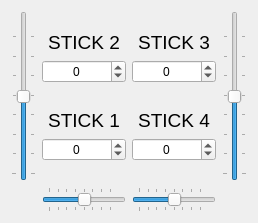
     <widget class="QWidget" name="tabTrims">
      <attribute name="title">
       <string>Trims</string>
      </attribute>
      <layout class="QGridLayout" name="gridLayout_5">
       <item row="0" column="0">
        <widget class="QSlider" name="slider_S2">
         <property name="minimum">
          <number>-127</number>
         </property>
         <property name="maximum">
          <number>127</number>
         </property>
         <property name="orientation">
          <enum>Qt::Vertical</enum>
         </property>
         <property name="invertedAppearance">
          <bool>false</bool>
         </property>
         <property name="invertedControls">
          <bool>false</bool>
         </property>
         <property name="tickPosition">
          <enum>QSlider::TicksBothSides</enum>
         </property>
         <property name="tickInterval">
          <number>32</number>
         </property>
        </widget>
       </item>
       <item row="0" column="1">
        <layout class="QGridLayout" name="gridLayout_3" rowstretch="1,0,0,1,0,0,1">
         <item row="2" column="0">
          <widget class="QSpinBox" name="spinBox_S2">
           <property name="alignment">
            <set>Qt::AlignCenter</set>
           </property>
           <property name="accelerated">
            <bool>true</bool>
           </property>
           <property name="minimum">
            <number>-127</number>
           </property>
           <property name="maximum">
            <number>127</number>
           </property>
          </widget>
         </item>
         <item row="5" column="0">
          <widget class="QSpinBox" name="spinBox_S1">
           <property name="alignment">
            <set>Qt::AlignCenter</set>
           </property>
           <property name="accelerated">
            <bool>true</bool>
           </property>
           <property name="minimum">
            <number>-127</number>
           </property>
           <property name="maximum">
            <number>127</number>
           </property>
          </widget>
         </item>
         <item row="6" column="0">
          <spacer name="horizontalSpacer">
           <property name="orientation">
            <enum>Qt::Horizontal</enum>
           </property>
           <property name="sizeHint" stdset="0">
            <size>
             <width>40</width>
             <height>20</height>
            </size>
           </property>
          </spacer>
         </item>
         <item row="3" column="0">
          <spacer name="horizontalSpacer_2">
           <property name="orientation">
            <enum>Qt::Horizontal</enum>
           </property>
           <property name="sizeHint" stdset="0">
            <size>
             <width>40</width>
             <height>20</height>
            </size>
           </property>
          </spacer>
         </item>
         <item row="0" column="0">
          <spacer name="horizontalSpacer_3">
           <property name="orientation">
            <enum>Qt::Horizontal</enum>
           </property>
           <property name="sizeHint" stdset="0">
            <size>
             <width>40</width>
             <height>20</height>
            </size>
           </property>
          </spacer>
         </item>
         <item row="4" column="0">
          <widget class="QLabel" name="Label_S1">
           <property name="font">
            <font>
             <pointsize>14</pointsize>
            </font>
           </property>
           <property name="text">
            <string>STICK 1</string>
           </property>
           <property name="alignment">
            <set>Qt::AlignCenter</set>
           </property>
          </widget>
         </item>
         <item row="1" column="0">
          <widget class="QLabel" name="Label_S2">
           <property name="font">
            <font>
             <pointsize>14</pointsize>
            </font>
           </property>
           <property name="text">
            <string>STICK 2</string>
           </property>
           <property name="alignment">
            <set>Qt::AlignCenter</set>
           </property>
          </widget>
         </item>
        </layout>
       </item>
       <item row="0" column="2">
        <layout class="QGridLayout" name="gridLayout_4" rowstretch="1,0,0,1,0,0,1">
         <item row="2" column="0">
          <widget class="QSpinBox" name="spinBox_S3">
           <property name="alignment">
            <set>Qt::AlignCenter</set>
           </property>
           <property name="accelerated">
            <bool>true</bool>
           </property>
           <property name="minimum">
            <number>-127</number>
           </property>
           <property name="maximum">
            <number>127</number>
           </property>
          </widget>
         </item>
         <item row="5" column="0">
          <widget class="QSpinBox" name="spinBox_S4">
           <property name="alignment">
            <set>Qt::AlignCenter</set>
           </property>
           <property name="accelerated">
            <bool>true</bool>
           </property>
           <property name="minimum">
            <number>-127</number>
           </property>
           <property name="maximum">
            <number>127</number>
           </property>
          </widget>
         </item>
         <item row="0" column="0">
          <spacer name="horizontalSpacer_4">
           <property name="orientation">
            <enum>Qt::Horizontal</enum>
           </property>
           <property name="sizeHint" stdset="0">
            <size>
             <width>40</width>
             <height>20</height>
            </size>
           </property>
          </spacer>
         </item>
         <item row="3" column="0">
          <spacer name="horizontalSpacer_5">
           <property name="orientation">
            <enum>Qt::Horizontal</enum>
           </property>
           <property name="sizeHint" stdset="0">
            <size>
             <width>40</width>
             <height>20</height>
            </size>
           </property>
          </spacer>
         </item>
         <item row="6" column="0">
          <spacer name="horizontalSpacer_6">
           <property name="orientation">
            <enum>Qt::Horizontal</enum>
           </property>
           <property name="sizeHint" stdset="0">
            <size>
             <width>40</width>
             <height>20</height>
            </size>
           </property>
          </spacer>
         </item>
         <item row="4" column="0">
          <widget class="QLabel" name="Label_S4">
           <property name="font">
            <font>
             <pointsize>14</pointsize>
            </font>
           </property>
           <property name="text">
            <string>STICK 4</string>
           </property>
           <property name="alignment">
            <set>Qt::AlignCenter</set>
           </property>
          </widget>
         </item>
         <item row="1" column="0">
          <widget class="QLabel" name="Label_S3">
           <property name="font">
            <font>
             <pointsize>14</pointsize>
            </font>
           </property>
           <property name="text">
            <string>STICK 3</string>
           </property>
           <property name="alignment">
            <set>Qt::AlignCenter</set>
           </property>
          </widget>
         </item>
        </layout>
       </item>
       <item row="0" column="3">
        <widget class="QSlider" name="slider_S3">
         <property name="minimum">
          <number>-127</number>
         </property>
         <property name="maximum">
          <number>127</number>
         </property>
         <property name="orientation">
          <enum>Qt::Vertical</enum>
         </property>
         <property name="tickPosition">
          <enum>QSlider::TicksBothSides</enum>
         </property>
         <property name="tickInterval">
          <number>32</number>
         </property>
        </widget>
       </item>
       <item row="1" column="1">
        <widget class="QSlider" name="slider_S1">
         <property name="minimum">
          <number>-127</number>
         </property>
         <property name="maximum">
          <number>127</number>
         </property>
         <property name="orientation">
          <enum>Qt::Horizontal</enum>
         </property>
         <property name="tickPosition">
          <enum>QSlider::TicksBothSides</enum>
         </property>
         <property name="tickInterval">
          <number>32</number>
         </property>
        </widget>
       </item>
       <item row="1" column="2">
        <widget class="QSlider" name="slider_S4">
         <property name="minimum">
          <number>-127</number>
         </property>
         <property name="maximum">
          <number>127</number>
         </property>
         <property name="orientation">
          <enum>Qt::Horizontal</enum>
         </property>
         <property name="tickPosition">
          <enum>QSlider::TicksBothSides</enum>
         </property>
         <property name="tickInterval">
          <number>32</number>
         </property>
        </widget>
       </item>
      </layout>
     </widget>
